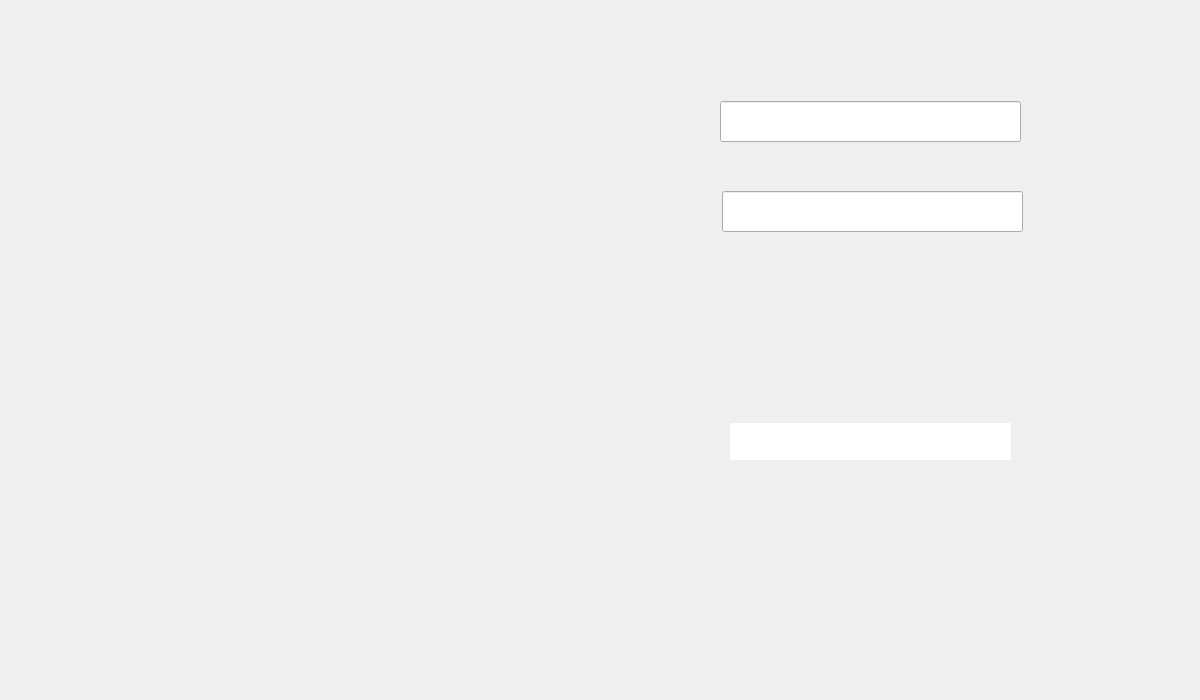
<?xml version="1.0" encoding="UTF-8"?>
<ui version="4.0">
 <class>MainWindow</class>
 <widget class="QMainWindow" name="MainWindow">
  <property name="geometry">
   <rect>
    <x>0</x>
    <y>0</y>
    <width>1200</width>
    <height>700</height>
   </rect>
  </property>
  <property name="minimumSize">
   <size>
    <width>1200</width>
    <height>698</height>
   </size>
  </property>
  <property name="maximumSize">
   <size>
    <width>1200</width>
    <height>700</height>
   </size>
  </property>
  <property name="windowTitle">
   <string>MainWindow</string>
  </property>
  <property name="styleSheet">
   <string notr="true">background-image: url(:/Images/Stillder UI/StillderBackground.png);

</string>
  </property>
  <widget class="QWidget" name="centralWidget">
   <widget class="QPushButton" name="NewOrder">
    <property name="geometry">
     <rect>
      <x>60</x>
      <y>285</y>
      <width>500</width>
      <height>75</height>
     </rect>
    </property>
    <property name="styleSheet">
     <string notr="true">#NewOrder
{
background: transparent;
border-image: url(:/Images/Stillder UI/NewOrder/Normal-NewOrder.png);
border: none;
background: none;
}

#NewOrder:hover
{
border-image: url(:/Images/Stillder UI/NewOrder/Hover-NewOrder.png);
}

#NewOrder:pressed
{
border-image: url(:/Images/Stillder UI/NewOrder/Clicked-NewOrder.png);
}
</string>
    </property>
    <property name="text">
     <string/>
    </property>
   </widget>
   <widget class="QPushButton" name="OrderHistory">
    <property name="geometry">
     <rect>
      <x>60</x>
      <y>365</y>
      <width>500</width>
      <height>75</height>
     </rect>
    </property>
    <property name="styleSheet">
     <string notr="true">#OrderHistory
{
background: transparent;
border-image: url(:/Images/Stillder UI/OrderHistory/normal.png);
border: none;
background: none;
}

#OrderHistory:hover
{
border-image: url(:/Images/Stillder UI/OrderHistory/hover.png);
}

#OrderHistory:pressed
{
border-image: url(:/Images/Stillder UI/OrderHistory/clicked.png);
}
</string>
    </property>
    <property name="text">
     <string/>
    </property>
   </widget>
   <widget class="QPushButton" name="AddMenu">
    <property name="geometry">
     <rect>
      <x>60</x>
      <y>445</y>
      <width>500</width>
      <height>75</height>
     </rect>
    </property>
    <property name="styleSheet">
     <string notr="true">#AddMenu
{
background: transparent;
border-image: url(:/Images/Stillder UI/AddMenu/normal.png);
border: none;
background: none;
}

#AddMenu:hover
{
border-image: url(:/Images/Stillder UI/AddMenu/hover.png);
}

#AddMenu:pressed
{
border-image: url(:/Images/Stillder UI/AddMenu/clicked.png);
}
	</string>
    </property>
    <property name="text">
     <string/>
    </property>
   </widget>
   <widget class="QPushButton" name="Exit">
    <property name="geometry">
     <rect>
      <x>60</x>
      <y>525</y>
      <width>500</width>
      <height>75</height>
     </rect>
    </property>
    <property name="styleSheet">
     <string notr="true">#Exit
{
background: transparent;
border-image: url(:/Images/Stillder UI/Exit/normal.png);
border: none;
background: none;
}

#Exit:hover
{
border-image: url(:/Images/Stillder UI/Exit/hover.png);
}

#Exit:pressed
{
border-image: url(:/Images/Stillder UI/Exit/clicked.png);
}
	</string>
    </property>
    <property name="text">
     <string/>
    </property>
   </widget>
   <widget class="QWidget" name="LoginPage" native="true">
    <property name="geometry">
     <rect>
      <x>700</x>
      <y>50</y>
      <width>480</width>
      <height>280</height>
     </rect>
    </property>
    <property name="minimumSize">
     <size>
      <width>480</width>
      <height>280</height>
     </size>
    </property>
    <property name="maximumSize">
     <size>
      <width>480</width>
      <height>280</height>
     </size>
    </property>
    <property name="styleSheet">
     <string notr="true">#LoginPage
{
background-image: url(:/Images/Stillder UI/LoginMenu/MenuBackground.png);
background-repeat: none;

}</string>
    </property>
    <widget class="QPushButton" name="SignIn">
     <property name="geometry">
      <rect>
       <x>20</x>
       <y>190</y>
       <width>151</width>
       <height>41</height>
      </rect>
     </property>
     <property name="styleSheet">
      <string notr="true">#SignIn
{
border: none;
background-image: url(:/Images/Stillder UI/LoginMenu/SignInButton/normal.png);

}

#SignIn:hover
{
background-image: url(:/Images/Stillder UI/LoginMenu/SignInButton/hover.png);
}

#SignIn:pressed
{
background-image: url(:/Images/Stillder UI/LoginMenu/SignInButton/clicked.png);
}</string>
     </property>
     <property name="text">
      <string/>
     </property>
    </widget>
    <widget class="QLineEdit" name="User">
     <property name="geometry">
      <rect>
       <x>20</x>
       <y>51</y>
       <width>301</width>
       <height>41</height>
      </rect>
     </property>
     <property name="styleSheet">
      <string notr="true">#User
{
background-image: url(:/Images/Stillder UI/LoginMenu/Blank.png);

}</string>
     </property>
    </widget>
    <widget class="QLineEdit" name="Pass">
     <property name="geometry">
      <rect>
       <x>22</x>
       <y>141</y>
       <width>301</width>
       <height>41</height>
      </rect>
     </property>
     <property name="styleSheet">
      <string notr="true">#Pass
{
background-image: url(:/Images/Stillder UI/LoginMenu/Blank.png);
}</string>
     </property>
     <property name="echoMode">
      <enum>QLineEdit::Password</enum>
     </property>
    </widget>
   </widget>
   <widget class="QWidget" name="AddMenuScreen" native="true">
    <property name="geometry">
     <rect>
      <x>700</x>
      <y>330</y>
      <width>491</width>
      <height>361</height>
     </rect>
    </property>
    <property name="styleSheet">
     <string notr="true">#AddMenuScreen
{
border: none;
background-image: url(:/Images/Stillder UI/AddMenuScreen/Background.png);
background-repeat: none;
}</string>
    </property>
    <widget class="QPushButton" name="Load">
     <property name="geometry">
      <rect>
       <x>15</x>
       <y>230</y>
       <width>161</width>
       <height>41</height>
      </rect>
     </property>
     <property name="styleSheet">
      <string notr="true">#Load
{
background-image: url(:/Images/Stillder UI/AddMenuScreen/Load/normal.png);
border: none;
}

#Load:hover
{
background-image: url(:/Images/Stillder UI/AddMenuScreen/Load/hover.png);
}

#Load:pressed
{
background-image: url(:/Images/Stillder UI/AddMenuScreen/Load/clicked.png);
}</string>
     </property>
     <property name="text">
      <string/>
     </property>
    </widget>
    <widget class="QPushButton" name="Cancel">
     <property name="geometry">
      <rect>
       <x>185</x>
       <y>230</y>
       <width>161</width>
       <height>41</height>
      </rect>
     </property>
     <property name="styleSheet">
      <string notr="true">#Cancel
{
background-image: url(:/Images/Stillder UI/AddMenuScreen/Cancel/normal.png);
border: none;
}

#Cancel:hover
{
background-image: url(:/Images/Stillder UI/AddMenuScreen/Cancel/hover.png);
}

#Cancel:pressed
{
background-image: url(:/Images/Stillder UI/AddMenuScreen/Cancel/clicked.png);
}</string>
     </property>
     <property name="text">
      <string/>
     </property>
    </widget>
    <widget class="QLineEdit" name="File">
     <property name="geometry">
      <rect>
       <x>30</x>
       <y>93</y>
       <width>281</width>
       <height>37</height>
      </rect>
     </property>
     <property name="styleSheet">
      <string notr="true">#File{
background-image: url(:/Images/Stillder UI/LoginMenu/Blank.png);
border: none;
}</string>
     </property>
    </widget>
    <widget class="QPushButton" name="Browse">
     <property name="geometry">
      <rect>
       <x>320</x>
       <y>92</y>
       <width>93</width>
       <height>43</height>
      </rect>
     </property>
     <property name="styleSheet">
      <string notr="true">#Browse
{
background-image: url(:/Images/Stillder UI/AddMenuScreen/Browse/normal.png);
border: none;
background-repeat: none;
}

#Browse:hover
{
background-image: url(:/Images/Stillder UI/AddMenuScreen/Browse/hover.png);
}

#Browse:pressed
{
background-image: url(:/Images/Stillder UI/AddMenuScreen/Browse/clicked.png);
}</string>
     </property>
     <property name="text">
      <string/>
     </property>
    </widget>
   </widget>
   <widget class="QLabel" name="Notification">
    <property name="geometry">
     <rect>
      <x>700</x>
      <y>0</y>
      <width>491</width>
      <height>41</height>
     </rect>
    </property>
    <property name="text">
     <string/>
    </property>
   </widget>
  </widget>
 </widget>
 <layoutdefault spacing="6" margin="11"/>
 <resources/>
 <connections/>
</ui>
